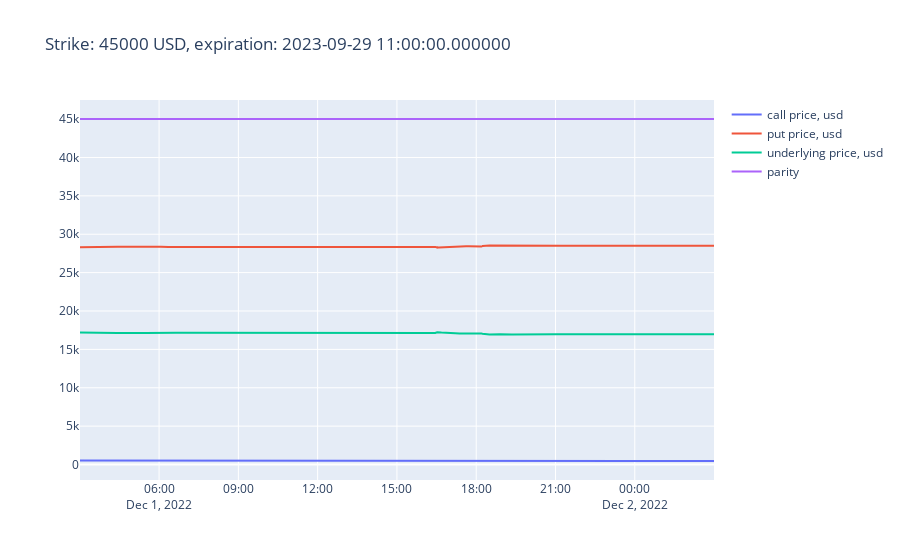

The notebook cell saved with this chart:
### Code cell
final_df = plot_single_expiration(single_currency_chain)

### Figure 1 — Plotly figure (JSON) as saved in the notebook; plotly's stock layout.template omitted (floating-point values rounded to 4 significant figures; data arrays with more than 128 entries replaced by an {"elided": "..."} marker saying what was removed)
{"data": [{"name": "call price, usd", "type": "scatter", "x": {"elided": "1024 str values"}, "y": {"elided": "1024 float values"}}, {"name": "put price, usd", "type": "scatter", "x": {"elided": "1024 str values"}, "y": {"elided": "1024 float values"}}, {"name": "underlying price, usd", "type": "scatter", "x": {"elided": "1024 str values"}, "y": {"elided": "1024 float values"}}, {"name": "parity", "type": "scatter", "x": {"elided": "1024 str values"}, "y": {"elided": "1024 float values"}}], "layout": {"title": {"text": "Strike: 45000 USD, expiration: 2023-09-29 11:00:00.000000"}}}
